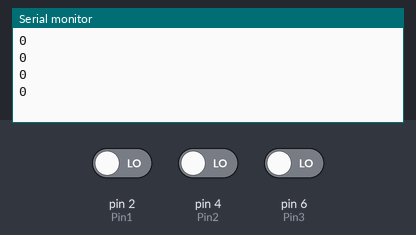
Bench run of a sketch on a simulated Arduino Uno, built with avr-gcc and run on an emulated ATmega328P. Shown: the last lines printed to the serial monitor. Inputs (shaded band) come from the test bench; at power-on: pin 2 (Pin1) LOW, pin 4 (Pin2) LOW, pin 6 (Pin3) LOW.

Above: at 1.8 s.
1.9 s: pin 2 (Pin1) driven HIGH
At 2.4 s:
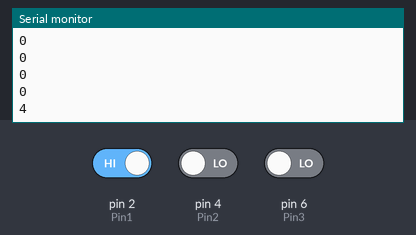
3.4 s: pin 4 (Pin2) driven HIGH
At 3.9 s:
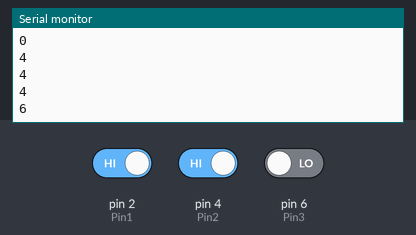
4.9 s: pin 6 (Pin3) driven HIGH
At 5.4 s:
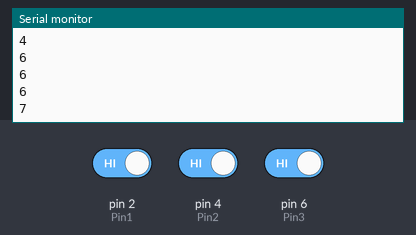
6.4 s: pin 2 (Pin1) driven LOW
At 6.9 s:
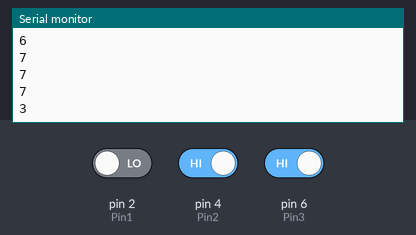
7.9 s: pin 4 (Pin2) driven LOW
At 8.4 s:
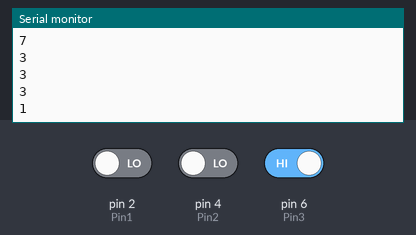
Timing chart, 0 to 10.4 s (numbered marks = the images above; inputs shaded):
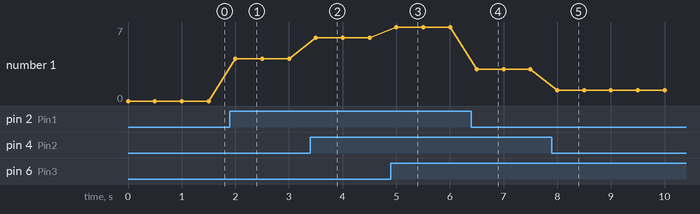

The sketch:

5.4.ino
```cpp
int B2D;
int Pin1 = 2;
int Pin2 = 4;
int Pin3 = 6;


void setup() {
  Serial.begin(115200);
  pinMode(Pin1,INPUT);
  pinMode(Pin2,INPUT);
  pinMode(Pin3,INPUT);

}

void loop() {
  int Switch1 = digitalRead(Pin1);
  int Switch2 = digitalRead(Pin2);
  int Switch3 = digitalRead(Pin3);

  B2D = (Switch1*(2*2))+(Switch2*(2*1))+(Switch3*(1));
  Serial.println(B2D);
  delay(500);

}
```

Measured:
- after the input at 1.9 s, the serial monitor: prints a new line after 0.10 s (image 1)
- after the input at 3.4 s, the serial monitor: prints a new line after 0.10 s (image 2)
- after the input at 4.9 s, the serial monitor: prints a new line after 0.10 s (image 3)
- after the input at 6.4 s, the serial monitor: prints a new line after 0.10 s (image 4)
- after the input at 7.9 s, the serial monitor: prints a new line after 0.10 s (image 5)
- plotted number 1: 0 → 4 after the input at 1.9 s, 4 → 6 after the input at 3.4 s, 6 → 7 after the input at 4.9 s, 7 → 3 after the input at 6.4 s, 3 → 1 after the input at 7.9 s
